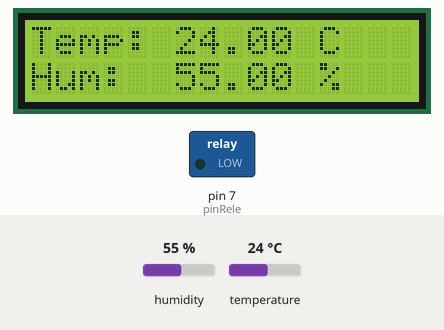
The sketch below on a simulated Arduino Uno, built with avr-gcc and run on an emulated ATmega328P. Parts: 16×2 character LCD, switched loads named in the sketch (green lamp = pin HIGH). The test bench sets the inputs (shaded band); at power-on: temperature 24 °C, humidity 55 %.

Above: at 4.7 s.
4.8 s: temperature set to 29 °C
At 7.4 s:
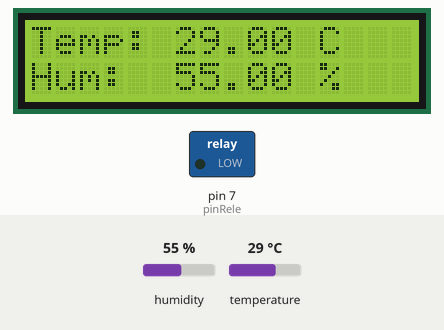
7.8 s: temperature set to 32 °C
At 9.5 s:
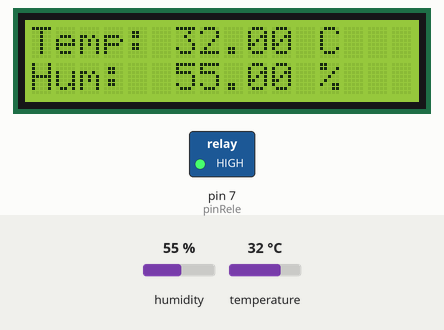
10.8 s: humidity set to 22 %
At 12.6 s:
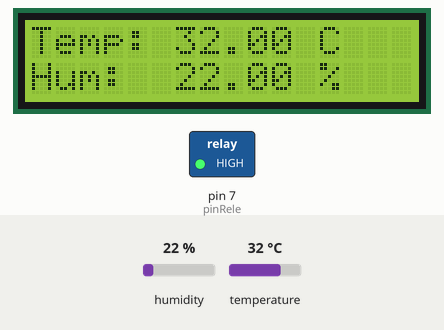
13.8 s: humidity set to 40 %
At 14.8 s:
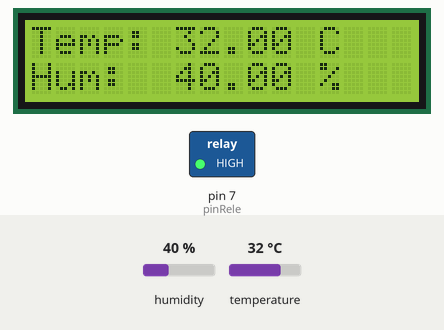
Timing chart, 0 to 16.8 s (numbered marks = the images above; inputs shaded):
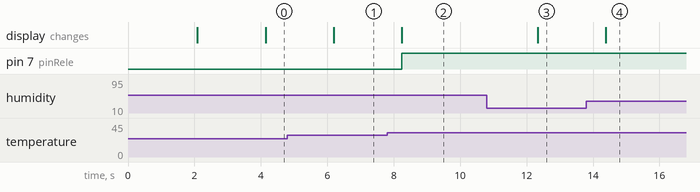

Measured:
- the behaviour switches between 30 and 31 °C on temperature (found by bisection; images 1 and 2)
- after the input at 4.8 s, the display: changes after 1.4 s (image 1)
- after the input at 7.8 s, pin 7 (pinRele): LOW → HIGH after 0.44 s; the display: changes after 0.44 s (image 2)
- after the input at 10.8 s, the display: changes after 1.5 s (image 3)
- after the input at 13.8 s, the display: changes after 0.59 s (image 4)

The sketch:

tomo_9_el_panorama_completo_dht11_rel_s_y_lcd1.ino
```cpp
/*
 * Misión 09: El Panorama Completo
 * Descripción: Muestra Temp/Humedad del DHT11 en una LCD y activa un relé.
 * Por: Profe Campos
 * CECyTEM 05 Guacamayas
*/

// --- INCLUIR LIBRERÍAS ---
#include <Wire.h>
#include <LiquidCrystal_I2C.h> // Para la pantalla LCD
#include "DHT.h"                 // Para el sensor DHT

// --- CONFIGURACIÓN DE COMPONENTES ---
#define DHTPIN 2       // Pin donde está el DHT11
#define DHTTYPE DHT11  // Definimos que es un DHT11
const int pinRele = 7; // Pin para controlar el relé

// Inicializamos los objetos
DHT dht(DHTPIN, DHTTYPE);
LiquidCrystal_I2C lcd(0x27, 16, 2); // Dirección I2C, 16 columnas, 2 filas

void setup() {
  Serial.begin(9600);
  pinMode(pinRele, OUTPUT);
  digitalWrite(pinRele, LOW); // Nos aseguramos que el relé empiece apagado

  dht.begin(); // Iniciamos el sensor DHT

  lcd.init();      // Iniciamos la pantalla LCD
  lcd.backlight(); // Encendemos la luz de fondo
  lcd.setCursor(0, 0); // Ponemos el cursor en la columna 0, fila 0
  lcd.print("Estacion CTEC");
  lcd.setCursor(0, 1); // Columna 0, fila 1
  lcd.print("Iniciando...");
  delay(2000);
  lcd.clear(); // Limpiamos la pantalla
}

void loop() {
  delay(2000); // Esperamos 2 segundos entre lecturas

  // Leer la humedad y la temperatura toma unos 250ms
  float h = dht.readHumidity();
  float t = dht.readTemperature();

  // Verificamos si la lectura falló (muy común con los DHT)
  if (isnan(h) || isnan(t)) {
    Serial.println("Error al leer del sensor DHT!");
    lcd.setCursor(0, 0);
    lcd.print("Error de Sensor");
    return; // Salimos del loop y lo intentamos de nuevo
  }

  // --- MOSTRAMOS EN LCD ---
  lcd.setCursor(0, 0);
  lcd.print("Temp: ");
  lcd.print(t);
  lcd.print(" C");

  lcd.setCursor(0, 1);
  lcd.print("Hum:  ");
  lcd.print(h);
  lcd.print(" %");

  // --- LÓGICA DEL RELÉ ---
  if (t > 30.0) { // Si la temperatura supera los 30 grados
    digitalWrite(pinRele, HIGH); // Activamos el relé
  } else {
    digitalWrite(pinRele, LOW);  // Lo desactivamos
  }
}
```
